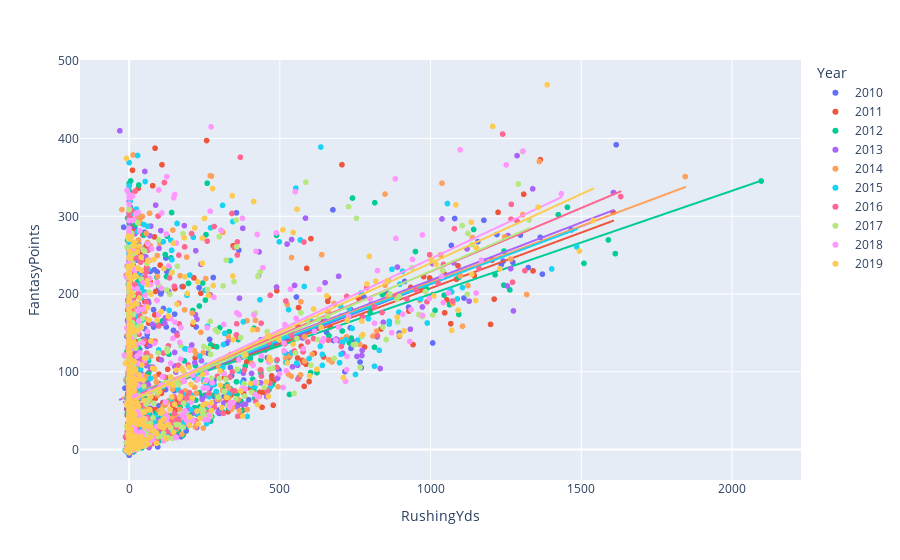

The notebook cell saved with this chart:
### Code cell
data_2010_yds = pd.read_csv(file_path_2010)
data_2010_yds['Year'] = '2010'
data_2011_yds = pd.read_csv(file_path_2011)
data_2011_yds['Year'] = '2011'
data_2012_yds = pd.read_csv(file_path_2012)
data_2012_yds['Year'] = '2012'
data_2013_yds = pd.read_csv(file_path_2013)
data_2013_yds['Year'] = '2013'
data_2014_yds = pd.read_csv(file_path_2014)
data_2014_yds['Year'] = '2014'
data_2015_yds = pd.read_csv(file_path_2015)
data_2015_yds['Year'] = '2015'
data_2016_yds = pd.read_csv(file_path_2016)
data_2016_yds['Year'] = '2016'
data_2017_yds = pd.read_csv(file_path_2017)
data_2017_yds['Year'] = '2017'
data_2018_yds = pd.read_csv(file_path_2018)
data_2018_yds['Year'] = '2018'
data_2019_yds = pd.read_csv(file_path_2019)
data_2019_yds['Year'] = '2019'
data_2010_yds = data_2010_yds[["Year","Player","Tm","Pos","RushingYds","FantasyPoints"]]
data_2011_yds = data_2011_yds[["Year","Player","Tm","Pos","RushingYds","FantasyPoints"]]
data_2012_yds = data_2012_yds[["Year","Player","Tm","Pos","RushingYds","FantasyPoints"]]
data_2013_yds = data_2013_yds[["Year","Player","Tm","Pos","RushingYds","FantasyPoints"]]
data_2014_yds = data_2014_yds[["Year","Player","Tm","Pos","RushingYds","FantasyPoints"]]
data_2015_yds = data_2015_yds[["Year","Player","Tm","Pos","RushingYds","FantasyPoints"]]
data_2016_yds = data_2016_yds[["Year","Player","Tm","Pos","RushingYds","FantasyPoints"]]
data_2017_yds = data_2017_yds[["Year","Player","Tm","Pos","RushingYds","FantasyPoints"]]
data_2018_yds = data_2018_yds[["Year","Player","Tm","Pos","RushingYds","FantasyPoints"]]
data_2019_yds = data_2019_yds[["Year","Player","Tm","Pos","RushingYds","FantasyPoints"]]
full_data_yds = pd.concat([data_2010_yds, data_2011_yds, data_2012_yds, data_2013_yds, data_2014_yds, 
                           data_2015_yds, data_2016_yds, data_2017_yds, data_2018_yds, data_2019_yds])
full_data_yds = full_data_yds[full_data_yds['FantasyPoints'] != 0]
full_data_yds = full_data_yds[full_data_yds['Tm'] != '2TM']
full_data_yds = full_data_yds[full_data_yds['Tm'] != '3TM']
full_data_yds = full_data_yds[full_data_yds['Tm'] != '4TM']

corr = np.corrcoef(full_data_yds["RushingYds"], full_data_yds["FantasyPoints"])
print(corr)

fig = px.scatter(full_data_yds, x="RushingYds", y="FantasyPoints", trendline="ols", color='Year')
fig.show()

### Figure 1 — Plotly figure (JSON) as saved in the notebook; plotly's stock layout.template omitted (floating-point values rounded to 4 significant figures; data arrays with more than 128 entries replaced by an {"elided": "..."} marker saying what was removed)
{"data": [{"hovertemplate": "Year=2010<br>RushingYds=%{x}<br>FantasyPoints=%{y}<extra></extra>", "legendgroup": "2010", "marker": {"color": "#636efa", "symbol": "circle"}, "mode": "markers", "name": "2010", "showlegend": true, "type": "scattergl", "x": {"elided": "506 int values"}, "xaxis": "x", "y": {"elided": "506 float values"}, "yaxis": "y"}, {"hovertemplate": "<b>OLS trendline</b><br>FantasyPoints = 0.148978 * RushingYds + 63.7343<br>R<sup>2</sup>=0.239910<br><br>Year=2010<br>RushingYds=%{x}<br>FantasyPoints=%{y} <b>(trend)</b><extra></extra>", "legendgroup": "2010", "marker": {"color": "#636efa", "symbol": "circle"}, "mode": "lines", "name": "2010", "showlegend": false, "type": "scattergl", "x": {"elided": "506 int values"}, "xaxis": "x", "y": {"elided": "506 float values"}, "yaxis": "y"}, {"hovertemplate": "Year=2011<br>RushingYds=%{x}<br>FantasyPoints=%{y}<extra></extra>", "legendgroup": "2011", "marker": {"color": "#EF553B", "symbol": "circle"}, "mode": "markers", "name": "2011", "showlegend": true, "type": "scattergl", "x": {"elided": "516 int values"}, "xaxis": "x", "y": {"elided": "516 float values"}, "yaxis": "y"}, {"hovertemplate": "<b>OLS trendline</b><br>FantasyPoints = 0.14325 * RushingYds + 64.2332<br>R<sup>2</sup>=0.196301<br><br>Year=2011<br>RushingYds=%{x}<br>FantasyPoints=%{y} <b>(trend)</b><extra></extra>", "legendgroup": "2011", "marker": {"color": "#EF553B", "symbol": "circle"}, "mode": "lines", "name": "2011", "showlegend": false, "type": "scattergl", "x": {"elided": "516 int values"}, "xaxis": "x", "y": {"elided": "516 float values"}, "yaxis": "y"}, {"hovertemplate": "Year=2012<br>RushingYds=%{x}<br>FantasyPoints=%{y}<extra></extra>", "legendgroup": "2012", "marker": {"color": "#00cc96", "symbol": "circle"}, "mode": "markers", "name": "2012", "showlegend": true, "type": "scattergl", "x": {"elided": "518 int values"}, "xaxis": "x", "y": {"elided": "518 float values"}, "yaxis": "y"}, {"hovertemplate": "<b>OLS trendline</b><br>FantasyPoints = 0.132991 * RushingYds + 66.8653<br>R<sup>2</sup>=0.180072<br><br>Year=2012<br>RushingYds=%{x}<br>FantasyPoints=%{y} <b>(trend)</b><extra></extra>", "legendgroup": "2012", "marker": {"color": "#00cc96", "symbol": "circle"}, "mode": "lines", "name": "2012", "showlegend": false, "type": "scattergl", "x": {"elided": "518 int values"}, "xaxis": "x", "y": {"elided": "518 float values"}, "yaxis": "y"}, {"hovertemplate": "Year=2013<br>RushingYds=%{x}<br>FantasyPoints=%{y}<extra></extra>", "legendgroup": "2013", "marker": {"color": "#ab63fa", "symbol": "circle"}, "mode": "markers", "name": "2013", "showlegend": true, "type": "scattergl", "x": {"elided": "506 int values"}, "xaxis": "x", "y": {"elided": "506 float values"}, "yaxis": "y"}, {"hovertemplate": "<b>OLS trendline</b><br>FantasyPoints = 0.148777 * RushingYds + 68.8399<br>R<sup>2</sup>=0.190069<br><br>Year=2013<br>RushingYds=%{x}<br>FantasyPoints=%{y} <b>(trend)</b><extra></extra>", "legendgroup": "2013", "marker": {"color": "#ab63fa", "symbol": "circle"}, "mode": "lines", "name": "2013", "showlegend": false, "type": "scattergl", "x": {"elided": "506 int values"}, "xaxis": "x", "y": {"elided": "506 float values"}, "yaxis": "y"}, {"hovertemplate": "Year=2014<br>RushingYds=%{x}<br>FantasyPoints=%{y}<extra></extra>", "legendgroup": "2014", "marker": {"color": "#FFA15A", "symbol": "circle"}, "mode": "markers", "name": "2014", "showlegend": true, "type": "scattergl", "x": {"elided": "503 int values"}, "xaxis": "x", "y": {"elided": "503 float values"}, "yaxis": "y"}, {"hovertemplate": "<b>OLS trendline</b><br>FantasyPoints = 0.145176 * RushingYds + 69.745<br>R<sup>2</sup>=0.176405<br><br>Year=2014<br>RushingYds=%{x}<br>FantasyPoints=%{y} <b>(trend)</b><extra></extra>", "legendgroup": "2014", "marker": {"color": "#FFA15A", "symbol": "circle"}, "mode": "lines", "name": "2014", "showlegend": false, "type": "scattergl", "x": {"elided": "503 int values"}, "xaxis": "x", "y": {"elided": "503 float values"}, "yaxis": "y"}, {"hovertemplate": "Year=2015<br>RushingYds=%{x}<br>FantasyPoints=%{y}<extra></extra>", "legendgroup": "2015", "marker": {"color": "#19d3f3", "symbol": "circle"}, "mode": "markers", "name": "2015", "showlegend": true, "type": "scattergl", "x": {"elided": "527 int values"}, "xaxis": "x", "y": {"elided": "527 float values"}, "yaxis": "y"}, {"hovertemplate": "<b>OLS trendline</b><br>FantasyPoints = 0.144745 * RushingYds + 68.4945<br>R<sup>2</sup>=0.151835<br><br>Year=2015<br>RushingYds=%{x}<br>FantasyPoints=%{y} <b>(trend)</b><extra></extra>", "legendgroup": "2015", "marker": {"color": "#19d3f3", "symbol": "circle"}, "mode": "lines", "name": "2015", "showlegend": false, "type": "scattergl", "x": {"elided": "527 int values"}, "xaxis": "x", "y": {"elided": "527 float values"}, "yaxis": "y"}, {"hovertemplate": "Year=2016<br>RushingYds=%{x}<br>FantasyPoints=%{y}<extra></extra>", "legendgroup": "2016", "marker": {"color": "#FF6692", "symbol": "circle"}, "mode": "markers", "name": "2016", "showlegend": true, "type": "scattergl", "x": {"elided": "532 int values"}, "xaxis": "x", "y": {"elided": "532 float values"}, "yaxis": "y"}, {"hovertemplate": "<b>OLS trendline</b><br>FantasyPoints = 0.16325 * RushingYds + 65.8221<br>R<sup>2</sup>=0.209762<br><br>Year=2016<br>RushingYds=%{x}<br>FantasyPoints=%{y} <b>(trend)</b><extra></extra>", "legendgroup": "2016", "marker": {"color": "#FF6692", "symbol": "circle"}, "mode": "lines", "name": "2016", "showlegend": false, "type": "scattergl", "x": {"elided": "532 int values"}, "xaxis": "x", "y": {"elided": "532 float values"}, "yaxis": "y"}, {"hovertemplate": "Year=2017<br>RushingYds=%{x}<br>FantasyPoints=%{y}<extra></extra>", "legendgroup": "2017", "marker": {"color": "#B6E880", "symbol": "circle"}, "mode": "markers", "name": "2017", "showlegend": true, "type": "scattergl", "x": {"elided": "519 int values"}, "xaxis": "x", "y": {"elided": "519 float values"}, "yaxis": "y"}, {"hovertemplate": "<b>OLS trendline</b><br>FantasyPoints = 0.168368 * RushingYds + 61.1661<br>R<sup>2</sup>=0.241717<br><br>Year=2017<br>RushingYds=%{x}<br>FantasyPoints=%{y} <b>(trend)</b><extra></extra>", "legendgroup": "2017", "marker": {"color": "#B6E880", "symbol": "circle"}, "mode": "lines", "name": "2017", "showlegend": false, "type": "scattergl", "x": {"elided": "519 int values"}, "xaxis": "x", "y": {"elided": "519 float values"}, "yaxis": "y"}, {"hovertemplate": "Year=2018<br>RushingYds=%{x}<br>FantasyPoints=%{y}<extra></extra>", "legendgroup": "2018", "marker": {"color": "#FF97FF", "symbol": "circle"}, "mode": "markers", "name": "2018", "showlegend": true, "type": "scattergl", "x": {"elided": "534 int values"}, "xaxis": "x", "y": {"elided": "534 float values"}, "yaxis": "y"}, {"hovertemplate": "<b>OLS trendline</b><br>FantasyPoints = 0.182691 * RushingYds + 62.6121<br>R<sup>2</sup>=0.239791<br><br>Year=2018<br>RushingYds=%{x}<br>FantasyPoints=%{y} <b>(trend)</b><extra></extra>", "legendgroup": "2018", "marker": {"color": "#FF97FF", "symbol": "circle"}, "mode": "lines", "name": "2018", "showlegend": false, "type": "scattergl", "x": {"elided": "534 int values"}, "xaxis": "x", "y": {"elided": "534 float values"}, "yaxis": "y"}, {"hovertemplate": "Year=2019<br>RushingYds=%{x}<br>FantasyPoints=%{y}<extra></extra>", "legendgroup": "2019", "marker": {"color": "#FECB52", "symbol": "circle"}, "mode": "markers", "name": "2019", "showlegend": true, "type": "scattergl", "x": {"elided": "536 int values"}, "xaxis": "x", "y": {"elided": "536 float values"}, "yaxis": "y"}, {"hovertemplate": "<b>OLS trendline</b><br>FantasyPoints = 0.177701 * RushingYds + 62.0488<br>R<sup>2</sup>=0.263302<br><br>Year=2019<br>RushingYds=%{x}<br>FantasyPoints=%{y} <b>(trend)</b><extra></extra>", "legendgroup": "2019", "marker": {"color": "#FECB52", "symbol": "circle"}, "mode": "lines", "name": "2019", "showlegend": false, "type": "scattergl", "x": {"elided": "536 int values"}, "xaxis": "x", "y": {"elided": "536 float values"}, "yaxis": "y"}], "layout": {"legend": {"title": {"text": "Year"}, "tracegroupgap": 0}, "margin": {"t": 60}, "xaxis": {"anchor": "y", "domain": [0, 1], "title": {"text": "RushingYds"}}, "yaxis": {"anchor": "x", "domain": [0, 1], "title": {"text": "FantasyPoints"}}}}
